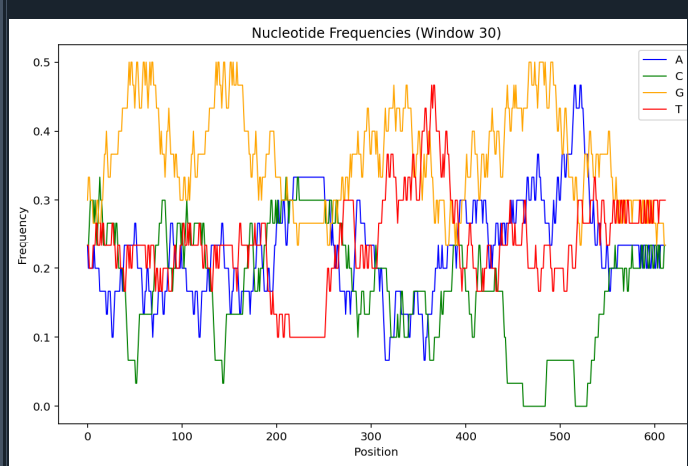

Write Python code to recreate this figure.
#Design an application using the AI which contains GUI which allows the user 
#select a FASTA file. The content of the file should be analyzed by using a 
#sliding window of 30 positions. The content of each sliding window should be 
#used in order to extract the relative frequencies of the symbols found in the 
#alphabet of the sequence. Thus your input should be the DNA seq from the 
#FASTA file, and the output should be the values of relative frequencies of 
#each symbol in the alphabet of the sequence. Translate in lines on a chart, 
#thus your chart in the case of DNA should have 4 lines which reflect the 
#values found over the sequence

import tkinter as tk
from tkinter import filedialog, messagebox
import matplotlib.pyplot as plt

def analyze_and_plot():
    initialfile="ex3.fasta",
    filepath = filedialog.askopenfilename(filetypes=[("FASTA Files", "*.fasta *.fa *.txt")])
    if not filepath:
        return

    try:
        with open(filepath, "r") as f:
            lines = f.readlines()
        
        sequence = ""
        for line in lines:
            line = line.strip()
            if not line.startswith(">"):
                sequence += line.upper()
        final_seq = ""
        for char in sequence:
            if char in "ACGT":
                final_seq += char
        
        if len(final_seq) < 30:
            messagebox.showerror("Error", "Sequence is too short (min 30).")
            return
        window_size = 30
        limit = len(final_seq) - window_size + 1
        
        positions = []
        freq_a = []
        freq_c = []
        freq_g = []
        freq_t = []

        for i in range(limit):
            segment = final_seq[i : i + window_size]
            a = 0
            c = 0
            g = 0
            t = 0
            
            for base in segment:
                if base == 'A': a += 1
                elif base == 'C': c += 1
                elif base == 'G': g += 1
                elif base == 'T': t += 1
            
            freq_a.append(a / window_size)
            freq_c.append(c / window_size)
            freq_g.append(g / window_size)
            freq_t.append(t / window_size)
            positions.append(i)

        plt.figure(figsize=(10, 6))
        plt.plot(positions, freq_a, label="A", color="blue", linewidth=1)
        plt.plot(positions, freq_c, label="C", color="green", linewidth=1)
        plt.plot(positions, freq_g, label="G", color="orange", linewidth=1)
        plt.plot(positions, freq_t, label="T", color="red", linewidth=1)

        plt.title("Nucleotide Frequencies (Window 30)")
        plt.xlabel("Position")
        plt.ylabel("Frequency")
        plt.legend()
        plt.show()

    except Exception as e:
        messagebox.showerror("Error", f"Something went wrong: {e}")

root = tk.Tk()
root.title("DNA Sliding Window")
root.geometry("300x150")

label = tk.Label(root, text="Analyze DNA Frequencies", font=("Arial", 14))
label.pack(pady=20)

btn = tk.Button(root, text="Select FASTA File", command=analyze_and_plot)
btn.pack()

root.mainloop()
